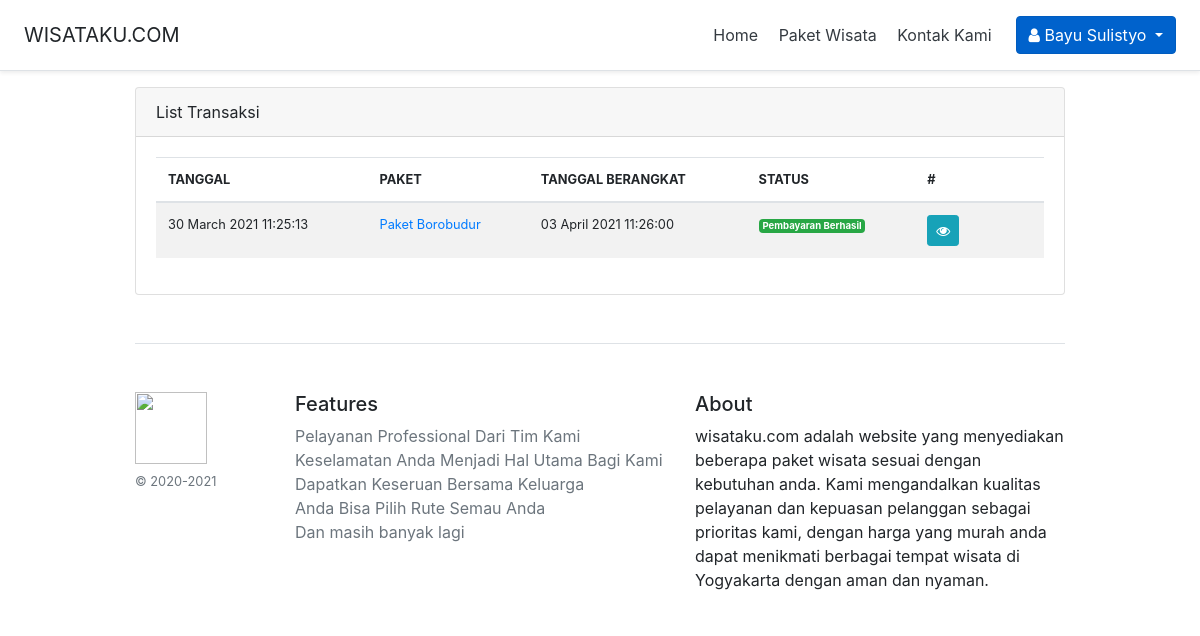
Screenshot of /transaksi.php (signed in) with the database file from the repository.
### tables this page shows
CREATE TABLE `information` (
  `id` int NOT NULL,
  `namasitus` varchar(32) NOT NULL,
  `deskripsi` varchar(255) NOT NULL,
  `icon` varchar(255) NOT NULL
);

CREATE TABLE `transaksi` (
  `id` int NOT NULL,
  `paket` int NOT NULL,
  `user` int NOT NULL,
  `tanggal_berangkat` int NOT NULL,
  `jumlah_orang` int NOT NULL,
  `ket` varchar(255) DEFAULT NULL,
  `status_pemesanan` int NOT NULL DEFAULT '1',
  `unixpayment` int DEFAULT NULL,
  `create_at` int NOT NULL,
  `bayar_at` int DEFAULT NULL,
  `batal_at` int DEFAULT NULL
);

CREATE TABLE `paket` (
  `id` int NOT NULL,
  `nama` varchar(64) NOT NULL,
  `deskripsi` varchar(255) NOT NULL,
  `kunjungan` varchar(255) NOT NULL,
  `harga` int NOT NULL,
  `gambar` varchar(255)  DEFAULT NULL,
  `status` tinyint NOT NULL DEFAULT '1',
  `create_at` int NOT NULL,
  `delete_at` int DEFAULT NULL
);

### config.php (called while the page is built, shortened)
<?php
$conn = mysqli_connect("us-cdbr-east-03.cleardb.com", "b0486600872966", "54367e15", "heroku_c9c5963cf86d4fd");
$sql = "SELECT * FROM information";
$result = mysqli_query($conn, $sql);
$information = mysqli_fetch_all($result, MYSQLI_ASSOC);
$namasitus = $information[0]['namasitus'];
function isLogin(): bool
{
	if (isset($_SESSION['user'])) {
		return true;
	}
	return false;
}
function isAdmin(): bool
{
	return false;
}

### includes/transaksi_function.php (called while the page is built, shortened)
<?php
function getTransaksiByUser($user)
{
	global $conn;
	$sql = "SELECT a.* , b.id idpaket, b.nama namapaket FROM `transaksi` a
            INNER JOIN `paket` b ON a.paket = b.id
            WHERE a.user='$user'";
	$result = mysqli_query($conn, $sql);
  return mysqli_fetch_all($result, MYSQLI_ASSOC);
}

### transaksi.php (the view, shortened to what this page needs)
<?php  include('config.php'); ?>
<?php  include(ROOT_PATH . '/includes/transaksi_function.php'); ?>
<?php
  $transaksi = getTransaksiByUser($_SESSION['user']['id']);
?>
<?php require_once( ROOT_PATH . '/includes/_head.php') ?>
</head>
<body>
<?php require_once( ROOT_PATH . '/includes/_nav.php') ?>
<div class="container">
  <div class="card">
    <div class="card-header">
      List Transaksi
    </div>
    <div class="card-body small">
      <?php if (empty($transaksi)): ?>
        <h2 class="text-center">Transaksi tidak ditemukan.</h2>
      <?php else: ?>
        <div class="table-responsive">
          <table class="table table-striped" id="datatable">
            <thead>
              <tr>
                <th>TANGGAL</th>
                <th>PAKET</th>
                <th>TANGGAL BERANGKAT</th>
                <th>STATUS</th>
                <th style="min-width:100px">#</th>
              </tr>
            </thead>
            <tbody>
              <?php foreach ($transaksi as $key): ?>
                <tr>
                  <td>
                    <?= date("d F Y H:i:s", $key['create_at']) ?>
                  </td>
                  <td>
                    <a href="detail_paket.php?id=<?= $key['idpaket'] ?>"><?= $key['namapaket'] ?></a>
                  </td>
                  <td>
                    <?= date("d F Y H:i:s", $key['tanggal_berangkat']) ?>
                  </td>
                  <td>
                    <?php if($key['status_pemesanan'] == 1): ?>
                      <span class="badge badge-info">Menunggu Pembayaran</span>
                    <?php elseif($key['status_pemesanan'] == 2): ?>
                      <span class="badge badge-success">Pembayaran Berhasil</span>
                    <?php elseif($key['status_pemesanan'] == 3): ?>
                      <span class="badge badge-danger">Dibatalkan</span>
                    <?php endif; ?>
                  </td>
                  <td>
                  <a href="detail_transaksi.php?id=<?= $key['id'] ?>" title="Lihat Detail" class="btn btn-sm btn-info" data-toggle="tooltip" data-placement="top"><i class="fa fa-eye"></i></a>
                  </td>
                </tr>
              <?php endforeach ?>
            </tbody>
          </table>
        </div>
      <?php endif ?>
    </div>
  </div>
</div>
<?php require_once( ROOT_PATH . '/includes/_foot.php') ?>
  </body>
</html>

### includes/_nav.php (shortened to what this page needs)
<?php if(isAdmin()): ?>
<?php require_once( ROOT_PATH . '/admin/includes/_nav.php') ?>
<?php else: ?>
  <div class="d-flex flex-column flex-md-row align-items-center p-3 px-md-4 mb-3 bg-white border-bottom shadow-sm">
    <h5 class="my-0 mr-md-auto font-weight-normal"><?= $namasitus ?></h5>
    <nav class="my-2 my-md-0 mr-md-3">
      <a class="p-2 text-dark" href="<?= BASE_URL ?>">Home</a>
      <a class="p-2 text-dark" href="<?= BASE_URL . "paket-wisata.php"  ?>">Paket Wisata</a>
      <a class="p-2 text-dark" href="<?= BASE_URL . "kontak-kami.php"  ?>">Kontak Kami</a>
    </nav>
    <?php if(isLogin()) : ?>
      <div class="dropdown show">
        <a class="btn btn-primary dropdown-toggle" href="#" role="button" id="dropdownMenuLink" data-toggle="dropdown" aria-haspopup="true" aria-expanded="false">
          <i class="fa fa-user"></i> <?= $_SESSION['user']['nama'] ?>
        </a>
      </div>
    <?php else: ?>
      <a class="btn btn-outline-primary" href="<?= BASE_URL . "daftar.php"  ?>">Sign up</a>
    <?php endif ?>
  </div>
<?php endif; ?>

### assets/style.css (style rules this page uses)
html { font-size: 14px; }
@media (min-width: 768px) { html { font-size: 16px; } }
.container { max-width: 960px; }

### rows the page displays
information: namasitus "WISATAKU.COM"
transaksi: create_at "30 March 2021 11:25:13", paket.nama "Paket Borobudur", tanggal_berangkat "03 April 2021 11:26:00", status_pemesanan "Pembayaran Berhasil"

### other values shown
$_SESSION['user']['nama'] "Bayu Sulistyo"
